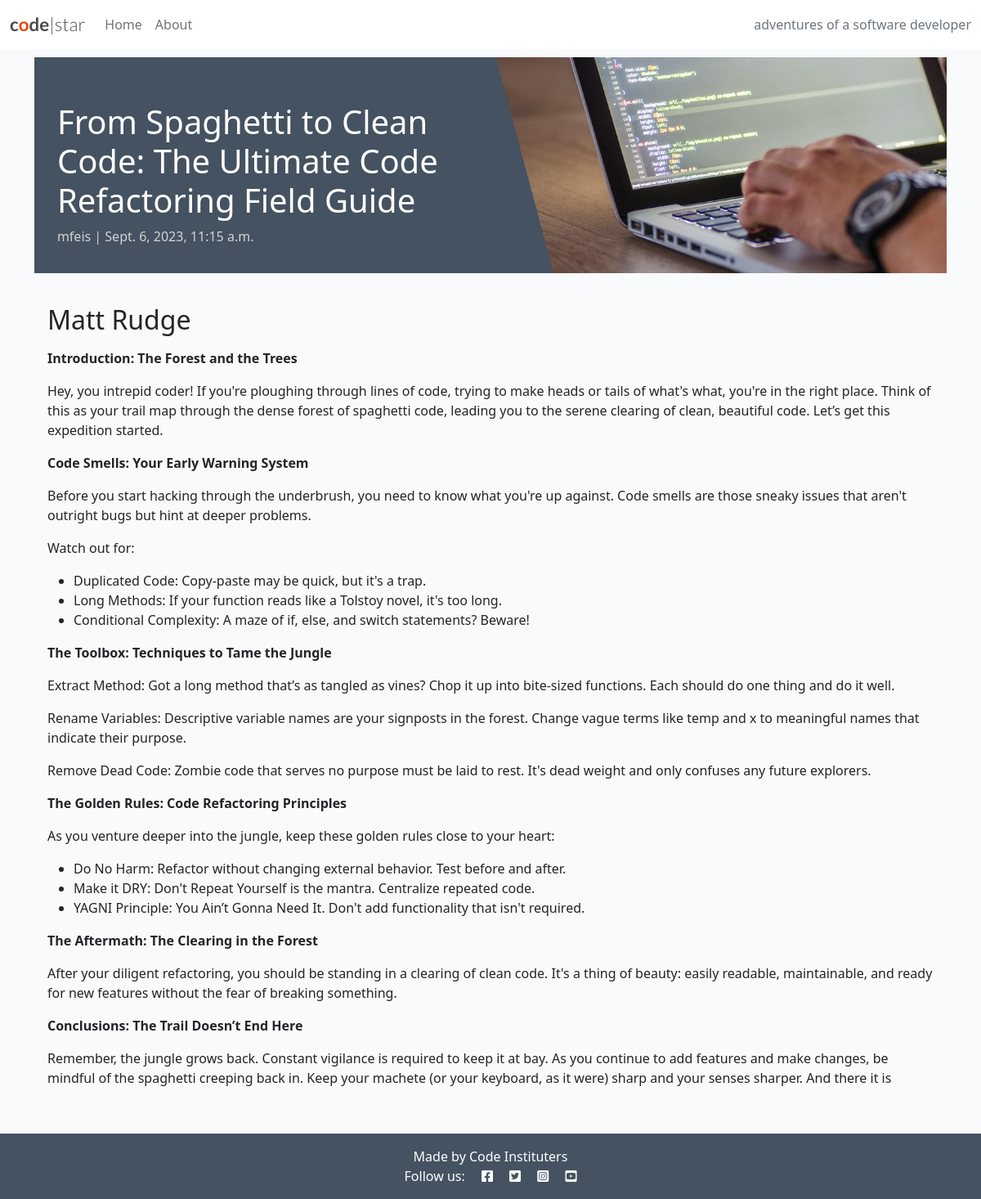
Page /from-spaghetti-to-clean-code-the-ultimate-code-refactoring-field-guide/ on the committed database.
### blog/models.py (models this page shows, shortened)
class Post(models.Model):
    title = models.CharField(max_length=200, unique=True)
    slug = models.SlugField(max_length=200, unique=True)
    author = models.ForeignKey(
        User,
        on_delete=models.CASCADE,
        related_name="blog_posts"
    )
    content = models.TextField()
    created_on = models.DateTimeField(auto_now_add=True)
    status = models.IntegerField(choices=STATUS, default=0)
    excerpt = models.TextField(blank=True)
    updated_on = models.DateTimeField(auto_now=True)
    class Meta:
        ordering = ["-created_on"]

### blog/views.py (the view)
# urls.py: path('<slug:slug>/', views.post_detail, name='post_detail'),
def post_detail(request, slug):
    queryset = Post.objects.filter(status=1)
    post = get_object_or_404(queryset, slug=slug)
    return render(
        request,
        "blog/post_detail.html",
        {"post": post,
         "coder": "Matt Rudge"},
    )

### blog/templates/blog/post_detail.html
{% extends 'base.html' %} {% block content %}
{% load static %}
<div class="masthead">
    <div class="container">
        <div class="row g-0">
            <div class="col-md-6 masthead-text">
                <h1 class="post-title">{{ post.title }}</h1>
                <p class="post-subtitle">{{ post.author }} | {{ post.created_on }}</p>
            </div>
            <div class="d-none d-md-block col-md-6 masthead-image">
                <img src="{% static 'images/default.jpg' %}" class="scale" alt="placeholder">
            </div>
        </div>
    </div>
</div>
<div class="container">
    <div class="row">
        <div class="col card mb-4  mt-3 left  top">
            <div class="card-body">
                <h2>{{ coder }}</h2>
                <p class="card-text">
                    {{ post.content | safe }}
                </p>
            </div>
        </div>
    </div>
</div>
{% endblock content %}

### static/css/style.css (style rules this page uses)
body { background-color: #F9FAFC; }
.main-bg { background-color: #F9FAFC; }
.card { border: none; background-color: transparent; }
.scale { width: 100%; height: auto; }
.masthead { margin-top: 10px; overflow: hidden; position: relative; display: inline-block; height: 33vh; width: 100%; }
.masthead-text { background-color: #445261; color: white; position: relative; }
.masthead-image { position: relative; overflow: hidden; }
.masthead-image:after { content: ""; position: absolute; top: 0; right: 90%; height: 100%; width: 150%; background: #445261; -webkit-transform: skew(15deg); -moz-transform: skew(15deg); transform: skew(15deg); z-index: 100; }
.post-title { margin-top: 10%; margin-left: 5%; }
.post-subtitle { margin-left: 5%; color: lightgray; }

### rows in the picture
Post: title "From Spaghetti to Clean Code: The Ultimate Code Refactoring Field Guide", author "mfeis", created_on "Sept. 6, 2023, 11:15 a.m.", content "Introduction: The Forest and the Trees Hey, you intrepid coder! If you're ploughing through lines of code, trying to make heads or tails of what's what, you're in the right place. Think of this as your trail map through the dense forest of spaghetti code, leading you to the serene clearing of clean, beautiful code. Let’s get this expedition started. Code Smells: Your Early Warning System Before you start hacking through the underbrush, you need to know what you're up against. Code smells are those sneaky issues that aren't outright bugs but hint at deeper problems. Watch out for: Duplicated Code: Copy-paste may be quick, but it's a trap. Long Methods: If your function reads like a Tolstoy…"

### other values in the picture
{{ coder }} "Matt Rudge"
